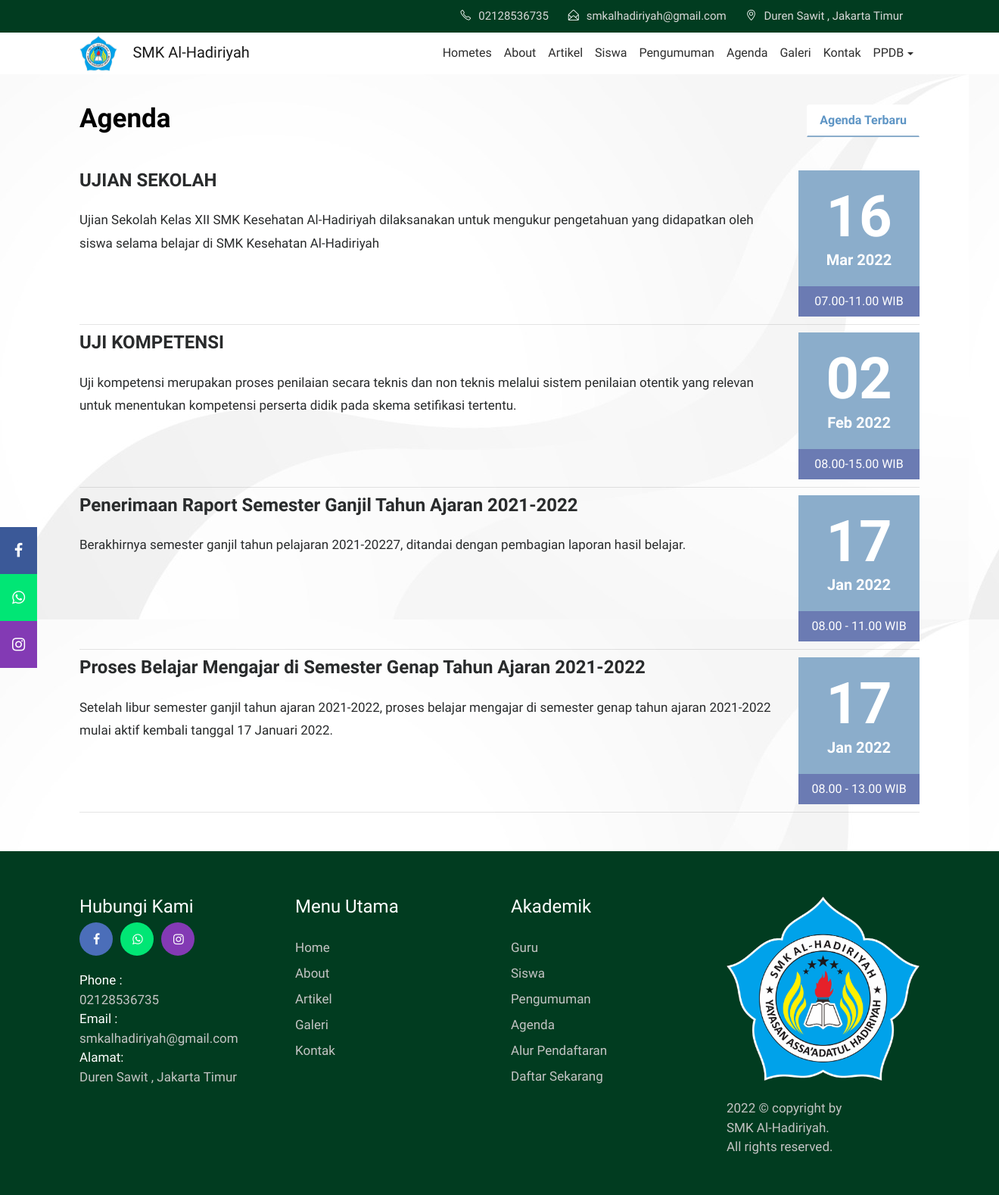
The page /index.php/agenda on the database its author committed.
### tables this page shows
CREATE TABLE `tbl_setup` (
  `id` int(11) NOT NULL,
  `logo` varchar(40) DEFAULT NULL,
  `nama_sekolah` varchar(100) DEFAULT NULL,
  `kecamatan` varchar(50) DEFAULT NULL,
  `kota` varchar(50) DEFAULT NULL,
  `alamat` varchar(100) DEFAULT NULL,
  `telepon` varchar(20) DEFAULT NULL,
  `email` varchar(50) DEFAULT NULL,
  `facebook` varchar(100) DEFAULT NULL,
  `gmaps` varchar(200) DEFAULT NULL,
  `whatsapp` varchar(20) DEFAULT NULL,
  `instagram` varchar(30) DEFAULT NULL,
  `gambarvisimisi` varchar(40) DEFAULT NULL,
  `visi` text DEFAULT NULL,
  `misi` text DEFAULT NULL,
  `gambarabout` varchar(40) DEFAULT NULL,
  `selamat_datang` text DEFAULT NULL,
  `about` text DEFAULT NULL,
  `alurpendaftaran` varchar(40) DEFAULT NULL,
  `formpendaftaran` text DEFAULT NULL
);

CREATE TABLE `tbl_agenda` (
  `agenda_id` int(11) NOT NULL,
  `agenda_nama` varchar(200) DEFAULT NULL,
  `agenda_tanggal` timestamp NULL DEFAULT current_timestamp(),
  `agenda_deskripsi` text DEFAULT NULL,
  `agenda_mulai` date DEFAULT NULL,
  `agenda_selesai` date DEFAULT NULL,
  `agenda_tempat` varchar(90) DEFAULT NULL,
  `agenda_waktu` varchar(30) DEFAULT NULL,
  `agenda_keterangan` varchar(200) DEFAULT NULL,
  `agenda_author` varchar(60) DEFAULT NULL
);

### application/libraries/Template.php (called while the page is built)
<?php
Class Template{
    var $template_data = array();
    function set($name, $value){
        $this->template_data[$name] = $value;
    }
    function load($template = '', $view = '', $view_data = array(), $return = FALSE){
        $this->CI =& get_instance();
        $this->set('contents', $this->CI->load->view($view, $view_data, TRUE));
        return $this->CI->load->view($template, $this->template_data, $return);
    }
}

### application/controllers/Agenda.php (called while the page is built, shortened)
<?php
class Agenda extends CI_Controller{
	function index(){
		$jum=$this->m_agenda->agenda();
        $page=$this->uri->segment(3);
        if(!$page):
            $offset = 0;
        else:
            $offset = $page;
        endif;
        $limit=7;
        $config['base_url'] = base_url() . 'agenda/index/';
		$config['total_rows'] = $jum->num_rows();
		$config['per_page'] = $limit;
		$config['uri_segment'] = 3;
		$config['full_tag_open']    = '<div class="pagging text-center"><nav><ul class="pagination justify-content-center">';
		$config['full_tag_close']   = '</ul></nav></div>';
		$config['num_tag_open']     = '<li class="page-item"><span class="page-link">';
		$config['num_tag_close']    = '</span></li>';
		$config['cur_tag_open']     = '<li class="page-item"><span class="page-link">';
		$config['cur_tag_close']    = '<span class="sr-only">(current)</span></span></li>';
		$config['next_tag_open']    = '<li class="page-item"><span class="page-link">';
		$config['next_tagl_close']  = '<span aria-hidden="true">&raquo;</span></span></li>';
		$config['prev_tag_open']    = '<li class="page-item"><span class="page-link">';
		$config['prev_tagl_close']  = '</span>Next</li>';
		$config['first_tag_open']   = '<li class="page-item"><span class="page-link">';
		$config['first_tagl_close'] = '</span></li>';
		$config['last_tag_open']    = '<li class="page-item"><span class="page-link">';
		$config['last_tagl_close']  = '</span></li>';
		$config['first_link'] = 'Awal';
		$config['last_link'] = 'Akhir';
		$config['next_link'] = 'Next >>';
		$config['prev_link'] = '<< Prev';
		$this->pagination->initialize($config);
		$x['page'] =$this->pagination->create_links();
		$x['data']=$this->m_agenda->agenda_perpage($offset,$limit);
		$x['setup']=$this->m_setup->get_setup()->row();
		$nama_sekolah=$x['setup']->nama_sekolah;
		$x['title']="$nama_sekolah | Agenda";
		$this->template->load('template_depan', 'depan/v_agenda', $x);
	}
}

### index.php (called while the page is built, shortened)
<?php
require_once BASEPATH.'core/CodeIgniter.php';

### application/models/M_agenda.php (called while the page is built, shortened)
<?php
class M_agenda extends CI_Model{
	function agenda_perpage($offset,$limit){
		$hsl=$this->db->query("SELECT tbl_agenda.*,DATE_FORMAT(agenda_tanggal,'%d/%m/%Y') AS tanggal FROM tbl_agenda ORDER BY agenda_id DESC limit $offset,$limit");
		return $hsl;
	}
}

### application/models/M_setup.php (called while the page is built, shortened)
<?php
class M_setup extends CI_Model{
	function get_setup(){
		$hsl=$this->db->query("SELECT * FROM tbl_setup WHERE id=1");
		return $hsl;
	}
}

### application/views/depan/v_agenda.php (the view, shortened to what this page needs)
<section class="events">
    <div class="container">
        <div class="row">
            <div class="col-md-4">
                <h2 class="event-title">Agenda</h2>
            </div>
            <div class="col-md-8">
                <ul class="nav nav-tabs" role="tablist">
                    <li class="nav-item nav-tab1">
                        <a class="nav-link tab-list active" data-toggle="tab" href="#upcoming-events" role="tab">Agenda Terbaru </a>
                    </li>
                </ul>
            </div>
        </div>
        <br>
        <div class="row">
            <div class="tab-content">
                <div class="tab-pane active" id="upcoming-events" role="tabpanel">
                  <?php foreach($data->result() as $row):?>
                    <div class="col-md-12">
                        <div class="row">
                            <div class="col-md-10">
                                <div class="event-heading">
                                    <h3><?php echo $row->agenda_nama;?></h3>
                                    <p><?php echo $row->agenda_deskripsi;?></p>
                                </div>
                          </div>
                            <div class="col-md-2">
                                <div class="event-date">
                                    <h4><?php echo date("d", strtotime($row->agenda_tanggal));?></h4> <span><?php echo date("M Y", strtotime($row->agenda_tanggal));?></span>
                                </div>
                                <span class="event-time"><?php echo $row->agenda_waktu;?></span>
                            </div>
                      </div>
                      <hr class="event-underline">
                  </div>
                <?php endforeach;?>
      <div class="col-md-12 text-center">
    </div>
</div>
</div>
</div>
</div>
</section>

### application/views/template_depan.php (shortened to what this page needs)
<!DOCTYPE html>
<html lang="en">
<head>
    <link rel="stylesheet" href="<?php echo base_url().'theme/css/bootstrap.min.css'?>">
    <link rel="stylesheet" href="<?php echo base_url().'theme/css/font-awesome.min.css'?>">
    <link rel="stylesheet" href="<?php echo base_url().'theme/css/simple-line-icons.css'?>">
    <link rel="stylesheet" href="<?php echo base_url().'theme/css/magnific-popup.css'?>">
    <link rel="stylesheet" type="text/css" href="<?php echo base_url().'theme/css/normalize.css'?>" />
    <link rel="stylesheet" type="text/css" href="<?php echo base_url().'theme/css/set2.css'?>" />
    <link href="<?php echo base_url().'theme/css/animated-masonry-gallery.css'?>" rel="stylesheet" type="text/css" />
    <link rel="stylesheet" href="<?php echo base_url().'theme/css/fullcalendar.min.css'?>" />
    <link rel="stylesheet" href="<?php echo base_url().'theme/css/slick.css'?>">
    <link rel="stylesheet" href="<?php echo base_url().'theme/css/slick-theme.css'?>">
    <link rel="stylesheet" href="<?php echo base_url().'theme/css/owl.carousel.min.css'?>">
    <link href="<?php echo base_url().'theme/css/style.css'?>" rel="stylesheet">
    <link href="<?php echo base_url().'theme/css/dataTables.bootstrap4.min.css'?>" rel="stylesheet">
    <link href="<?php echo base_url().'theme/css/jssocials.css'?>" rel="stylesheet">
    <link href="<?php echo base_url().'theme/css/jssocials-theme-flat.css'?>" rel="stylesheet">
  <link rel="stylesheet" href="<?php echo base_url().'assets/dist/css/AdminLTE.min.css'?>">
</head>
<body>
    <div class="header-topbar">
        <div class="container">
            <div class="row">
                <div class="col-md-4">
                </div>
                <div class="col-md-8">
                    <div class="header-top_address">
                        <div class="header-top_list">
                            <span class="icon-phone"></span><?php echo $setup->telepon;?>
                        </div>
                        <div class="header-top_list">
                            <span class="icon-envelope-open"></span><?php echo $setup->email;?>
                        </div>
                        <a href="<?php echo $setup->gmaps;?>" target="_blank">
                            <div class="header-top_list">
                                <span class="icon-location-pin"></span><?php echo $setup->kecamatan.' , '.$setup->kota;?>
                            </div>
                        </a>
                    </div>
                </div>
            </div>
        </div>
    </div>
    <div data-toggle="affix">
          <div class="icon-bar">
            <a href="https://www.facebook.com/<?php echo $setup->facebook;?>" class="facebook" target="_blank"><i class="fa fa-facebook"></i></a>
            <a href="https://wa.me/<?php echo (substr($setup->whatsapp,0,1)=='0') ? '62'.substr($setup->whatsapp,1) : $setup->whatsapp ;?>" class="whatsapp" target="_blank"><i class="fa fa-whatsapp"></i></a>
            <a href="https://www.instagram.com/<?php echo $setup->instagram;?>" class="instagram" target="_blank"><i class="fa fa-instagram"></i></a>
          </div>
        <div class="container nav-menu2">
            <div class="row">
                <div class="col-md-12">
                    <nav class="navbar navbar2 navbar-toggleable-md navbar-light bg-faded">
                        <a href="<?php echo site_url('');?>" class="navbar-brand nav-brand2"><img class="img img-responsive" width="50px;" src="<?php echo base_url().'assets/images/'.$setup->logo;?>">&emsp;<?php echo $setup->nama_sekolah;?></a>
                        <div class="collapse navbar-collapse justify-content-end" id="navbarNavDropdown">
                            <ul class="navbar-nav">
                                <li class="nav-item">
                                    <a class="nav-link" href="<?php echo site_url('');?>">Hometes</a>
                                </li>
                                <li class="nav-item">
                                    <a class="nav-link" href="<?php echo site_url('about');?>">About</a>
                                </li>
                                <li class="nav-item">
                                    <a class="nav-link" href="<?php echo site_url('blog');?>">Artikel</a>
                                </li>
                                <li class="nav-item">
                                    <a class="nav-link" href="<?php echo site_url('siswa');?>">Siswa</a>
                                </li>
                                <li class="nav-item">
                                    <a class="nav-link" href="<?php echo site_url('pengumuman');?>">Pengumuman</a>
                                </li>
                                <li class="nav-item">
                                    <a class="nav-link" href="<?php echo site_url('agenda');?>">Agenda</a>
                                </li>
                                <li class="nav-item">
                                    <a class="nav-link" href="<?php echo site_url('galeri');?>">Galeri</a>
                                </li>
                                <li class="nav-item">
                                  <a class="nav-link" href="<?php echo site_url('contact');?>">Kontak</a>
                                </li>
                                <li class="nav-item dropdown">
                                    <a class="nav-link dropdown-toggle" data-toggle="dropdown" href="#" role="button" aria-haspopup="true" aria-expanded="false">PPDB</a>
                                </li>
                             </ul>
                        </div>
                    </nav>
                </div>
            </div>
        </div>
      </div>
<?php echo $contents ?>
<footer>
    <div class="container">
        <div class="row">
            <div class="col-md-3">
                <div class="address">
                    <h3>Hubungi Kami</h3>
                    <ul class="footer-social-icons">
                        <li><a href="https://www.facebook.com/<?php echo $setup->facebook;?>" target="_blank"><i class="fa fa-facebook fa-fb" aria-hidden="true"></i></a></li>
                        <li><a href="https://wa.me/6283891475606" target="_blank"><i class="fa fa-whatsapp fa-wa" aria-hidden="true"></i></a></li>
                        <li><a href="https://www.instagram.com/" target="_blank"><i class="fa fa-instagram fa-is" aria-hidden="true"></i></a></li>
                    </ul>
                    <br><br>
                    <p><span>Phone : </span><br><?php echo $setup->telepon;?>
                    <br><span>Email : </span><br><?php echo $setup->email;?>
                    <br><span>Alamat: </span><br><?php echo $setup->kecamatan.' , '.$setup->kota;?></p>
                </div>
            </div>
            <div class="col-md-3">
                <div class="sitemap">
                    <h3>Menu Utama</h3>
                    <ul>
                        <li><a href="<?php echo site_url();?>">Home</a></li>
                        <li><a href="<?php echo site_url('about');?>">About</a></li>
                        <li><a href="<?php echo site_url('artikel');?>">Artikel </a></li>
                        <li><a href="<?php echo site_url('galeri');?>">Galeri</a></li>
                        <li><a href="<?php echo site_url('contact');?>">Kontak</a></li>
                    </ul>
                </div>
            </div>
            <div class="col-md-3">
                <div class="sitemap">
                    <h3>Akademik</h3>
                    <ul>
                        <li><a href="<?php echo site_url('guru');?>">Guru</a></li>
                        <li><a href="<?php echo site_url('siswa');?>">Siswa </a></li>
                        <li><a href="<?php echo site_url('pengumuman');?>">Pengumuman</a></li>
                        <li><a href="<?php echo site_url('agenda');?>">Agenda</a></li>
                        <li><a href="<?php echo site_url('alur_pendaftaran');?>">Alur Pendaftaran</a></li>
                        <li><a href="<?php echo site_url('pendaftaran');?>">Daftar Sekarang</a></li>
                    </ul>
                </div>
            </div>
            <div class="col-md-3">
                <div class="foot-logo">
                    <a href="<?php echo site_url();?>">
                        <img src="<?php echo base_url().'assets/images/'.$setup->logo;?>" class="img-fluid" alt="footer_logo">
                    </a>
                    <p><?php echo date('Y');?> © copyright by <br><?php echo $setup->nama_sekolah;?>. <br>All rights reserved.</p>
                </div>
            </div>
        </div>
    </div>
</footer>
</body>
</html>

### rows shown on the page
tbl_setup: telepon "02128536735", email "smkalhadiriyah@gmail.com", kecamatan "Duren Sawit", kota "Jakarta Timur", logo (picture), nama_sekolah "SMK Al-Hadiriyah"
tbl_agenda: agenda_nama "UJIAN SEKOLAH", agenda_deskripsi "Ujian Sekolah Kelas XII SMK Kesehatan Al-Hadiriyah dilaksanakan untuk mengukur pengetahuan yang didapatkan oleh siswa selama belajar di SMK Kesehatan Al-Hadiriyah", agenda_tanggal "16", agenda_tanggal "Mar 2022", agenda_waktu "07.00-11.00 WIB"
tbl_agenda: agenda_nama "UJI KOMPETENSI", agenda_deskripsi "Uji kompetensi merupakan proses penilaian secara teknis dan non teknis melalui sistem penilaian otentik yang relevan untuk menentukan kompetensi perserta didik pada skema setifikasi tertentu.", agenda_tanggal "02", agenda_tanggal "Feb 2022", agenda_waktu "08.00-15.00 WIB"
tbl_agenda: agenda_nama "Penerimaan Raport Semester Ganjil Tahun Ajaran 2021-2022", agenda_deskripsi "Berakhirnya semester ganjil tahun pelajaran 2021-20227, ditandai dengan pembagian laporan hasil belajar.", agenda_tanggal "17", agenda_tanggal "Jan 2022", agenda_waktu "08.00 - 11.00 WIB"
tbl_agenda: agenda_nama "Proses Belajar Mengajar di Semester Genap Tahun Ajaran 2021-2022", agenda_deskripsi "Setelah libur semester ganjil tahun ajaran 2021-2022, proses belajar mengajar di semester genap tahun ajaran 2021-2022 mulai aktif kembali tanggal 17 Januari 2022.", agenda_tanggal "17", agenda_tanggal "Jan 2022", agenda_waktu "08.00 - 13.00 WIB"
